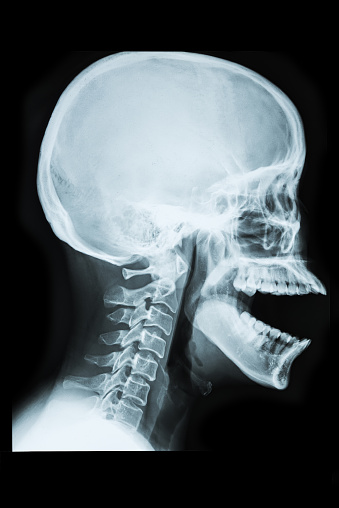
#> input picture xray1.jpg, 339 x 508 px
$ python lesson10_p1.py
#> lines starting #> are read from the running program, lines starting #| are printed output that depends on the picture
import numpy as np
import cv2 as cv
import matplotlib.pyplot as plt


image = cv.imread("xray1.jpg", 0)
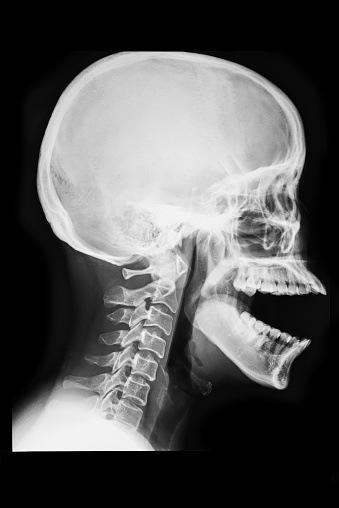
#> image: shape (508, 339); min 0, max 255, mean 88.5

histogram = cv.calcHist([image], [0], None, [256], [0, 256])
#> histogram = 256 values, max 58511 at index 0, min 0 at index 251, mean 672.7

plt.subplot(121), plt.imshow(image, 'gray')
plt.subplot(122), plt.plot(histogram)
plt.show()
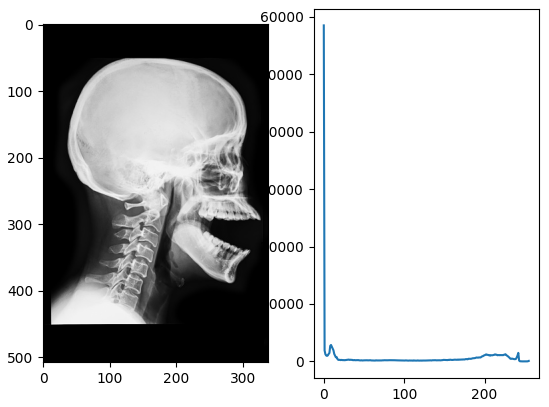
#> figure drawn by matplotlib, 2 panels; panel 2: curve peaks at x = 0, y = 58511

$ run again, with BRAIN.jpg copied over xray1.jpg
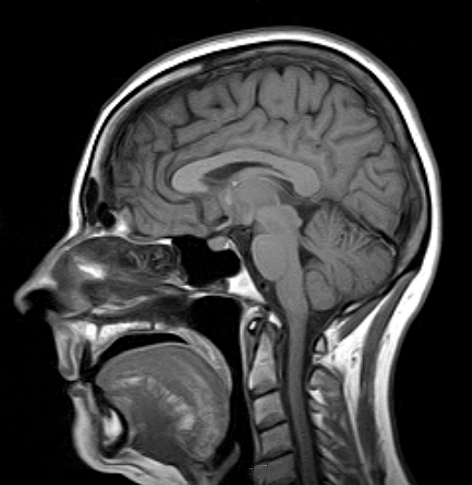
#> input picture BRAIN.jpg, 472 x 485 px
#> image is the input picture: shape (485, 472); min 0, max 255, mean 61.3
#> histogram = 256 values, max 72249 at index 0, min 77 at index 206, mean 894.2
#> `plt.show()`:
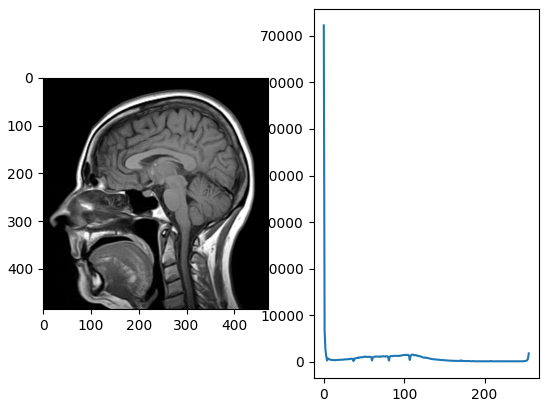
#> figure drawn by matplotlib, 2 panels; panel 2: curve peaks at x = 0, y = 72249
